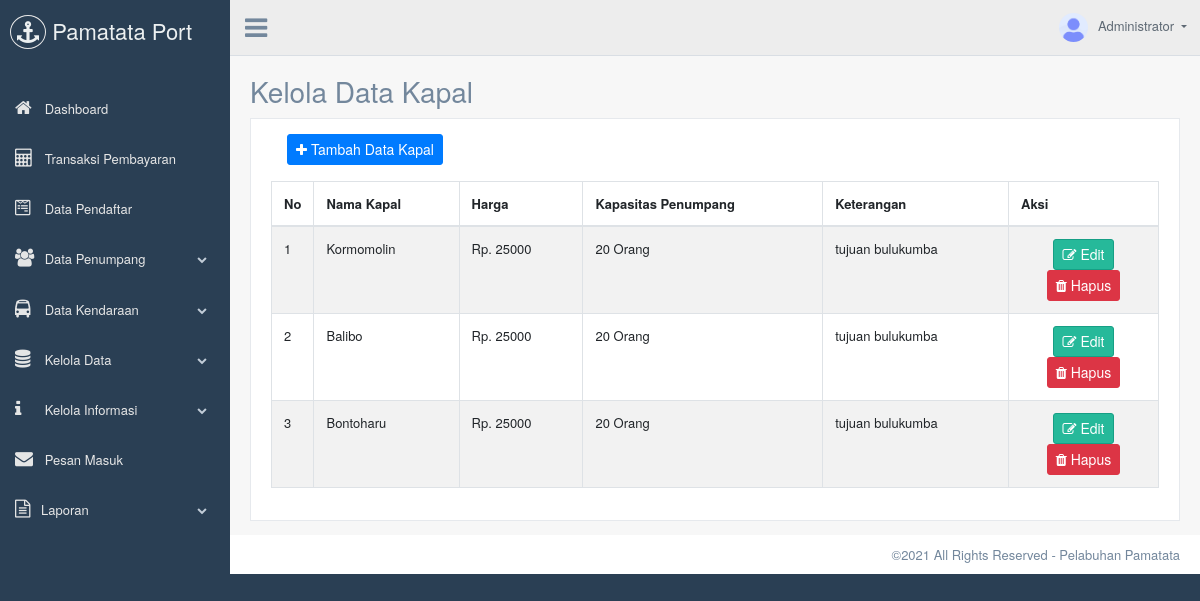
Screenshot of /admin/data-kapal.php (signed in) with the database file from the repository.
### tables this page shows
CREATE TABLE `tb_kapal` (
  `id` int NOT NULL,
  `nama_kapal` varchar(255) NOT NULL,
  `harga` double NOT NULL,
  `kapasitas` int NOT NULL,
  `keterangan` varchar(255) NOT NULL,
  `tujuan` varchar(255) DEFAULT NULL,
  `waktu_berangkat` datetime DEFAULT NULL,
  `status` varchar(20) DEFAULT NULL
);

### admin/data-kapal.php (the view, shortened to what this page needs)
<?php
require('template/header.php');
$result = mysqli_query($conn, "SELECT * FROM tb_kapal");
?>
<div class="right_col" role="main">
	<div class="">
		<div class="page-title">
			<div class="title_left">
				<h3>Kelola Data Kapal</small></h3>
			</div>
		</div>
		<div class="clearfix"></div>
		<div class="row">
			<div class="col-md-12 col-sm-12 ">
				<div class="x_panel">
					<div class="x_content">
						<button class="btn btn-primary btn-sm ml-3 mb-3" data-toggle="modal" data-target=".modal-add"><i class="fa fa-plus"></i> Tambah Data Kapal</button>
						<div class="row">
							<div class="col-sm-12">
								<div class="card-box table-responsive">
									<table id="datatable" class="table table-striped table-bordered" style="width:100%">
										<thead>
											<tr>
												<th style="width: 20px;">No</th>
												<th>Nama Kapal</th>
												<th>Harga</th>
												<th>Kapasitas Penumpang</th>
												<th>Keterangan</th>
												<th width="150">Aksi</th>
											</tr>
										</thead>
										<tbody>
											<?php $no = 1; foreach ($result as $dta) { ?>
												<tr>
													<td><?= $no; ?></td>
													<td><?= $dta['nama_kapal']; ?></td>
													<td>Rp. <?= $dta['harga']; ?></td>
													<td><?= $dta['kapasitas']; ?> Orang</td>
													<td><?= $dta['keterangan']; ?></td>
													<td class="text-center">
														<button class="btn btn-success btn-sm m-0" data-toggle="modal" data-target=".modal-edit<?= $dta['id'] ?>"><i class="fa fa-edit"></i> Edit</button>
														<button class="btn btn-danger btn-sm m-0" data-toggle="modal" data-target=".modal-delete<?= $dta['id'] ?>"><i class="fa fa-trash"></i> Hapus</button>
													</td>
												</tr>
												<?php $no = $no + 1;
											} ?>
										</tbody>
									</table>
								</div>
							</div>
						</div>
					</div>
				</div>
			</div>
		</div>
	</div>
</div>
<?php
require('template/footer.php');
?>

### admin/template/header.php (shortened to what this page needs)
<?php
require('../config.php');
$get_admin = mysqli_query($conn, "SELECT * FROM tb_admin");
$admin = mysqli_fetch_assoc($get_admin);
?>
<!DOCTYPE html>
<html lang="en">
<head>
  <link href="vendors/bootstrap/dist/css/bootstrap.min.css" rel="stylesheet">
  <link href="vendors/font-awesome/css/font-awesome.min.css" rel="stylesheet">
  <link href="vendors/nprogress/nprogress.css" rel="stylesheet">
  <link href="vendors/iCheck/skins/flat/green.css" rel="stylesheet">
  <link href="vendors/bootstrap-progressbar/css/bootstrap-progressbar-3.3.4.min.css" rel="stylesheet">
  <link href="vendors/malihu-custom-scrollbar-plugin/jquery.mCustomScrollbar.min.css" rel="stylesheet"/>
  <link href="vendors/jqvmap/dist/jqvmap.min.css" rel="stylesheet"/>
  <link href="vendors/bootstrap-daterangepicker/daterangepicker.css" rel="stylesheet">
  <link href="vendors/select2/dist/css/select2.min.css" rel="stylesheet">
  <link href="vendors/datatables.net-bs/css/dataTables.bootstrap.min.css" rel="stylesheet">
  <link href="vendors/datatables.net-buttons-bs/css/buttons.bootstrap.min.css" rel="stylesheet">
  <link href="vendors/datatables.net-fixedheader-bs/css/fixedHeader.bootstrap.min.css" rel="stylesheet">
  <link href="vendors/datatables.net-responsive-bs/css/responsive.bootstrap.min.css" rel="stylesheet">
  <link href="vendors/datatables.net-scroller-bs/css/scroller.bootstrap.min.css" rel="stylesheet">
  <link href="build/css/custom.min.css" rel="stylesheet">
</head>
<body class="nav-md">
  <div class="container body">
    <div class="main_container">
      <div class="col-md-3 left_col menu_fixed">
        <div class="left_col scroll-view">
          <div class="navbar nav_title" style="border: 0;">
            <a href="../index.php" class="site_title"><i class="fa fa-anchor"></i> <span>Pamatata Port</span></a>
          </div>
          <br />
          <div id="sidebar-menu" class="main_menu_side hidden-print main_menu">
            <div class="menu_section">
              <ul class="nav side-menu">
                <li><a href="index.php"><i class="fa fa-home"></i> Dashboard</a></li>
                <li>
                  <a href="transaksi.php"><i class="fa fa-calculator"></i> Transaksi Pembayaran</a>
                </li>
                <li>
                  <a href="data-pendaftar.php"><i class="fa fa-wpforms"></i> Data Pendaftar</a>
                </li>
                <li><a><i class="fa fa-users"></i> Data Penumpang<span class="fa fa-chevron-down"></span></a>
                </li>
                <li><a><i class="fa fa-bus"></i> Data Kendaraan<span class="fa fa-chevron-down"></span></a>
                </li>
                <li><a><i class="fa fa-database"></i> Kelola Data <span class="fa fa-chevron-down"></span></a>
                </li>
                <li><a><i class="fa fa-info"></i> Kelola Informasi <span class="fa fa-chevron-down"></span></a>
                </li>
                <li>
                  <a href="pesan-masuk.php">
                    <i class="fa fa-envelope"></i>
                    <span>Pesan Masuk</span>
                  </a>
                </li>
                <li><a><i class="fa fa-file-text-o"></i>Laporan <span class="fa fa-chevron-down"></span></a>
                </li>
              </ul>
            </div>
          </div>
        </div>
      </div>
      <div class="top_nav">
        <div class="nav_menu">
          <div class="nav toggle">
            <a id="menu_toggle"><i class="fa fa-bars"></i></a>
          </div>
          <nav class="nav navbar-nav">
            <ul class=" navbar-right">
              <li class="nav-item dropdown open" style="padding-left: 15px;">
                <a href="javascript:;" class="user-profile dropdown-toggle" aria-haspopup="true" id="navbarDropdown" data-toggle="dropdown" aria-expanded="false">
                  <img src="images/admin.png" alt=""><?= $admin['nama'] ?>
                </a>
              </li>
            </ul>
          </nav>
        </div>
      </div>

### rows the page displays
tb_kapal: nama_kapal "Kormomolin", harga "25000", kapasitas "20", keterangan "tujuan bulukumba"
tb_kapal: nama_kapal "Balibo", harga "25000", kapasitas "20", keterangan "tujuan bulukumba"
tb_kapal: nama_kapal "Bontoharu", harga "25000", kapasitas "20", keterangan "tujuan bulukumba"

### other values shown
$admin['nama'] "Administrator"
